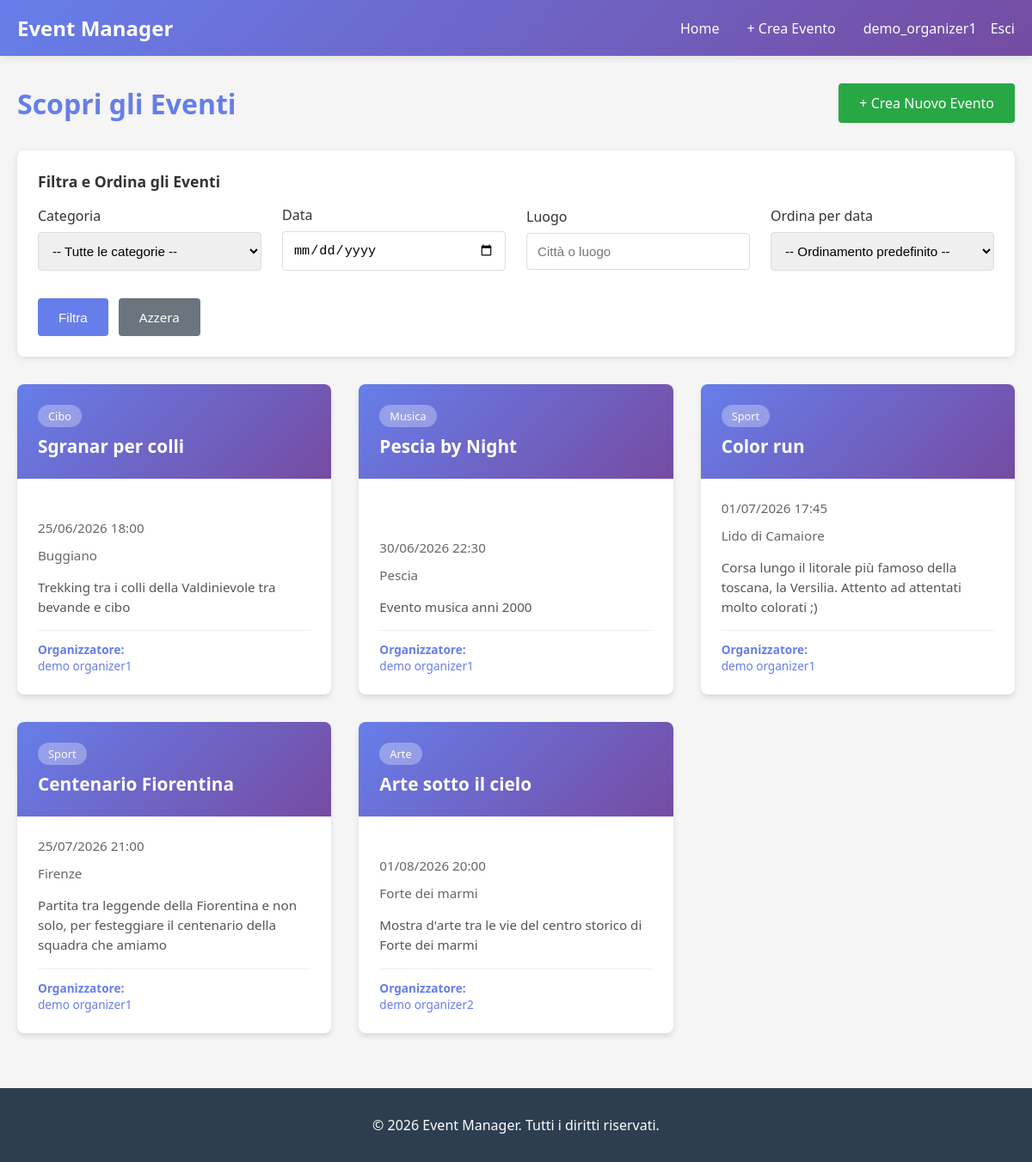
The app's page /events/ (signed in) with its own data.
### users/models.py (models this page shows, shortened)
class CustomUser(AbstractUser):
    ROLE_CHOICES = (
        ('attendee', 'Attendee'),
        ('organizer', 'Organizer'),
    )
    role = models.CharField(max_length=15, choices=ROLE_CHOICES, blank=False)
    bio = models.TextField(blank=True, null=True)
    email = models.EmailField(blank=False, unique=True)
    first_name = models.CharField(max_length=150, blank=False)
    last_name = models.CharField(max_length=150, blank=False)

### events/models.py (models this page shows, shortened)
class Event(models.Model):
    title = models.CharField(max_length=200)
    description = models.TextField()
    date = models.DateTimeField()
    location = models.CharField(max_length=200)
    category = models.ForeignKey(
        Category,
        on_delete=models.SET_NULL,
        null=True,
        blank=True,
        related_name='events'
    )
    organizer = models.ForeignKey(
        settings.AUTH_USER_MODEL,
        on_delete=models.CASCADE,
        related_name='organized_events'
    )
    created_at = models.DateTimeField(auto_now_add=True)
    class Meta:
        ordering = ['date']

class Category(models.Model):
    name = models.CharField(max_length=100)
    class Meta:
        verbose_name_plural = "Categories"

### events/views.py (the view, shortened to what this page needs)
# urls.py: path('events/', events_views.event_list, name='event_list'),
@login_required(login_url='login')
def event_list(request):
    events = Event.objects.all()
    categories = Category.objects.all()
    category_id = request.GET.get('category')
    if category_id:
        events = events.filter(category_id=category_id)
        selected_category = get_object_or_404(Category, id=category_id)
    else:
        selected_category = None
    date = request.GET.get('date')
    date_obj = None
    location = request.GET.get('location')
    if location:
        events = events.filter(location__icontains=location)
    order = request.GET.get('order')
    if order == 'desc':
        events = events.order_by('-date')
        order_by = "Eventi più lontani"
    elif order == 'asc':
        events = events.order_by('date')
        order_by = "Eventi immediati"
    else:
        order_by = None
    context = {
        'events': events,
        'categories': categories,
        'selected_category': selected_category,
        'date': date,
        'date_obj': date_obj,
        'location': location,
        'order_by': order_by,
        'active_filters': bool(category_id or date or location or order),
    }
    return render(request, 'event_list.html', context)

### templates/event_list.html (shortened to what this page needs)
{% extends "base.html" %}
{% block content %}
<div class="events-header">
    <h1>Scopri gli Eventi</h1>
    {% if user.is_authenticated and user.role == 'organizer' %}
        <a href="{% url 'event_create' %}" class="btn btn-success">+ Crea Nuovo Evento</a>
    {% endif %}
</div>
<div class="filters-section">
    <div class="filters-title">Filtra e Ordina gli Eventi</div>
    <form method="GET" class="filters-form">
        <div class="filter-group">
            <label for="category">Categoria</label>
            <select id="category" name="category">
                <option value="">-- Tutte le categorie --</option>
            </select>
        </div>
        <div class="filter-group">
            <label for="date">Data</label>
            <input type="date" id="date" name="date" value="{{ request.GET.date }}">
        </div>
        <div class="filter-group">
            <label for="location">Luogo</label>
            <input type="text" id="location" name="location" placeholder="Città o luogo" value="{{ request.GET.location }}">
        </div>
        <div class="filter-group">
            <label for="order">Ordina per data</label>
            <select id="order" name="order">
                <option value="">-- Ordinamento predefinito --</option>
            </select>
        </div>
        <div class="filter-actions">
            <button type="submit" class="btn btn-filter">Filtra</button>
            <a href="{% url 'event_list' %}" class="btn btn-clear btn-filter">Azzera</a>
        </div>
    </form>
</div>
{% if events %}
    <div class="events-container">
        {% for event in events %}
            <div class="event-card">
                <a href="{% url 'event_detail' event.id %}">
                    <div class="event-header">
                        {% if event.category %}
                            <span class="event-category">{{ event.category.name }}</span>
                        {% endif %}
                        <h3 class="event-title">{{ event.title }}</h3>
                    </div>
                    <div class="event-body">
                        <div class="event-date">
                            <span>{{ event.date|date:"d/m/Y H:i" }}</span>
                        </div>
                        <div class="event-location">
                            <span>{{ event.location }}</span>
                        </div>
                        <p class="event-description">{{ event.description|truncatewords:30 }}</p>
                        <div class="event-organizer">
                            <strong>Organizzatore:</strong> <a href="{% url 'organizer_events' event.organizer.id %}" style="color: #667eea; text-decoration: none;">{{ event.organizer.get_full_name|default:event.organizer.username }}</a>
                        </div>
                    </div>
                </a>
            </div>
        {% endfor %}
    </div>
{% endif %}
{% endblock %}

### templates/base.html (shortened to what this page needs)
<!DOCTYPE html>
<html lang="it">
<head>
</head>
<body>
    {% if user.is_authenticated %}
    <nav>
        <div class="nav-container">
            <a href="{% url 'event_list' %}" class="nav-brand"> Event Manager</a>
            <ul class="nav-links">
                <li><a href="{% url 'event_list' %}">Home</a></li>
                {% if user.role == 'organizer' %}
                    <li><a href="{% url 'event_create' %}">+ Crea Evento</a></li>
                {% endif %}
                <li style="margin-left: auto; display: flex; align-items: center; gap: 1rem;">
                    <a href="{% url 'profile' %}" style="display: flex; align-items: center; gap: 0.5rem;">
                         <span>{{user.username }}</span>
                    </a>
                    <form action="{% url 'logout' %}" method="POST" style="display: inline; margin: 0; padding: 0;">
                        <button type="submit" style="background: none; border: none; color: white; cursor: pointer; font-family: inherit; font-size: inherit; font-weight: inherit; text-decoration: none; padding: 0;">
                            Esci
                        </button>
                    </form>
                </li>
            </ul>
        </div>
    </nav>
    {% endif %}
    <div class="container">
        {% block content %}{% endblock %}
    </div>
    <footer>
        <p style="margin:0">&copy; 2026 Event Manager. Tutti i diritti riservati.</p>
    </footer>
</body>
</html>

### templates/base.html (style rules this page uses)
* { margin: 0; padding: 0; box-sizing: border-box; }
html, body { height: 100%; }
body { font-family: 'Segoe UI', Tahoma, Geneva, Verdana, sans-serif; background-color: #f5f5f5; color: #333; display: flex; flex-direction: column; min-height: 100vh; }
nav { background: linear-gradient(135deg, #667eea 0%, #764ba2 100%); padding: 1rem 0; box-shadow: 0 2px 10px rgba(0, 0, 0, 0.1); position: sticky; top: 0; z-index: 100; }
.nav-container { max-width: 1200px; margin: 0 auto; padding: 0 20px; display: flex; justify-content: space-between; align-items: center; }
.nav-brand { color: white; font-size: 1.5rem; font-weight: bold; text-decoration: none; }
.nav-links { display: flex; list-style: none; gap: 2rem; }
.nav-links a { color: white; text-decoration: none; transition: opacity 0.3s; font-weight: 500; }
.container { max-width: 1200px; margin: 2rem auto; padding: 0 20px; flex: 1 0 auto; }
footer { background-color: #2c3e50; color: white; text-align: center; padding: 2rem 0; margin-top: 0; flex-shrink: 0; width: 100%; }
.btn { display: inline-block; padding: 0.75rem 1.5rem; background-color: #667eea; color: white; text-decoration: none; border: none; border-radius: 4px; cursor: pointer; transition: background-color 0.3s; font-size: 1rem; }
.btn-success { background-color: #28a745; }

### templates/event_list.html (style rules this page uses)
.events-header { display: flex; justify-content: space-between; align-items: center; margin-bottom: 2rem; gap: 2rem; flex-wrap: wrap; }
.events-header h1 { color: #667eea; margin: 0; }
.events-header .btn { white-space: nowrap; }
.filters-section { background: white; padding: 1.5rem; border-radius: 8px; box-shadow: 0 2px 8px rgba(0, 0, 0, 0.1); margin-bottom: 2rem; }
.filters-title { font-size: 1.1rem; font-weight: 600; margin-bottom: 1rem; color: #333; }
.filters-form { display: flex; gap: 1.5rem; align-items: center; flex-wrap: wrap; }
.filter-group { display: flex; flex-direction: column; flex: 1 1 220px; min-width: 180px; }
.filter-group label { margin-bottom: 0.5rem; font-weight: 500; color: #333; }
.filter-group input, .filter-group select { padding: 0.75rem; border: 1px solid #ddd; border-radius: 4px; font-size: 0.95rem; transition: border-color 0.3s; }
.filter-actions { display: flex; gap: 0.75rem; flex-basis: 100%; justify-content: flex-start; margin-top: 0.5rem; }
.btn-filter { padding: 0.75rem 1.5rem; font-size: 0.95rem; }
.btn-clear { background-color: #6c757d; }
.events-container { display: grid; grid-template-columns: repeat(auto-fill, minmax(300px, 1fr)); gap: 2rem; margin-bottom: 2rem; }
.event-card { background: white; border-radius: 8px; overflow: hidden; box-shadow: 0 4px 6px rgba(0, 0, 0, 0.1); transition: transform 0.3s, box-shadow 0.3s; display: flex; flex-direction: column; cursor: pointer; }
.event-card a { text-decoration: none; color: inherit; flex: 1; display: flex; flex-direction: column; }
.event-header { background: linear-gradient(135deg, #667eea 0%, #764ba2 100%); color: white; padding: 1.5rem; }
.event-category { display: inline-block; background: rgba(255, 255, 255, 0.3); padding: 0.25rem 0.75rem; border-radius: 20px; font-size: 0.8rem; margin-bottom: 0.5rem; width: fit-content; }
.event-title { font-size: 1.3rem; font-weight: bold; margin: 0; }
.event-body { padding: 1.5rem; flex: 1; display: flex; flex-direction: column; }
.event-date { display: flex; align-items: center; gap: 0.5rem; color: #666; margin-bottom: 0.75rem; font-size: 0.95rem; }
.event-location { display: flex; align-items: center; gap: 0.5rem; color: #666; margin-bottom: 1rem; font-size: 0.95rem; }
.event-description { color: #555; font-size: 0.95rem; line-height: 1.5; flex: 1; margin-bottom: 1rem; }
.event-organizer { font-size: 0.85rem; color: #999; border-top: 1px solid #eee; padding-top: 0.75rem; }
.event-organizer strong { color: #667eea; }

### records on screen
CustomUser: username "demo_organizer1"
Event: category.name "Cibo", title "Sgranar per colli", date "25/06/2026 18:00", location "Buggiano", description "Trekking tra i colli della Valdinievole tra bevande e cibo", organizer.get_full_name "demo organizer1"
Event: category.name "Musica", title "Pescia by Night", date "30/06/2026 22:30", location "Pescia", description "Evento musica anni 2000", organizer.get_full_name "demo organizer1"
Event: category.name "Sport", title "Color run", date "01/07/2026 17:45", location "Lido di Camaiore", description "Corsa lungo il litorale più famoso della toscana, la Versilia. Attento ad attentati molto colorati ;)", organizer.get_full_name "demo organizer1"
Event: category.name "Sport", title "Centenario Fiorentina", date "25/07/2026 21:00", location "Firenze", description "Partita tra leggende della Fiorentina e non solo, per festeggiare il centenario della squadra che amiamo", organizer.get_full_name "demo organizer1"
Event: category.name "Arte", title "Arte sotto il cielo", date "01/08/2026 20:00", location "Forte dei marmi", description "Mostra d'arte tra le vie del centro storico di Forte dei marmi", organizer.get_full_name "demo organizer2"
